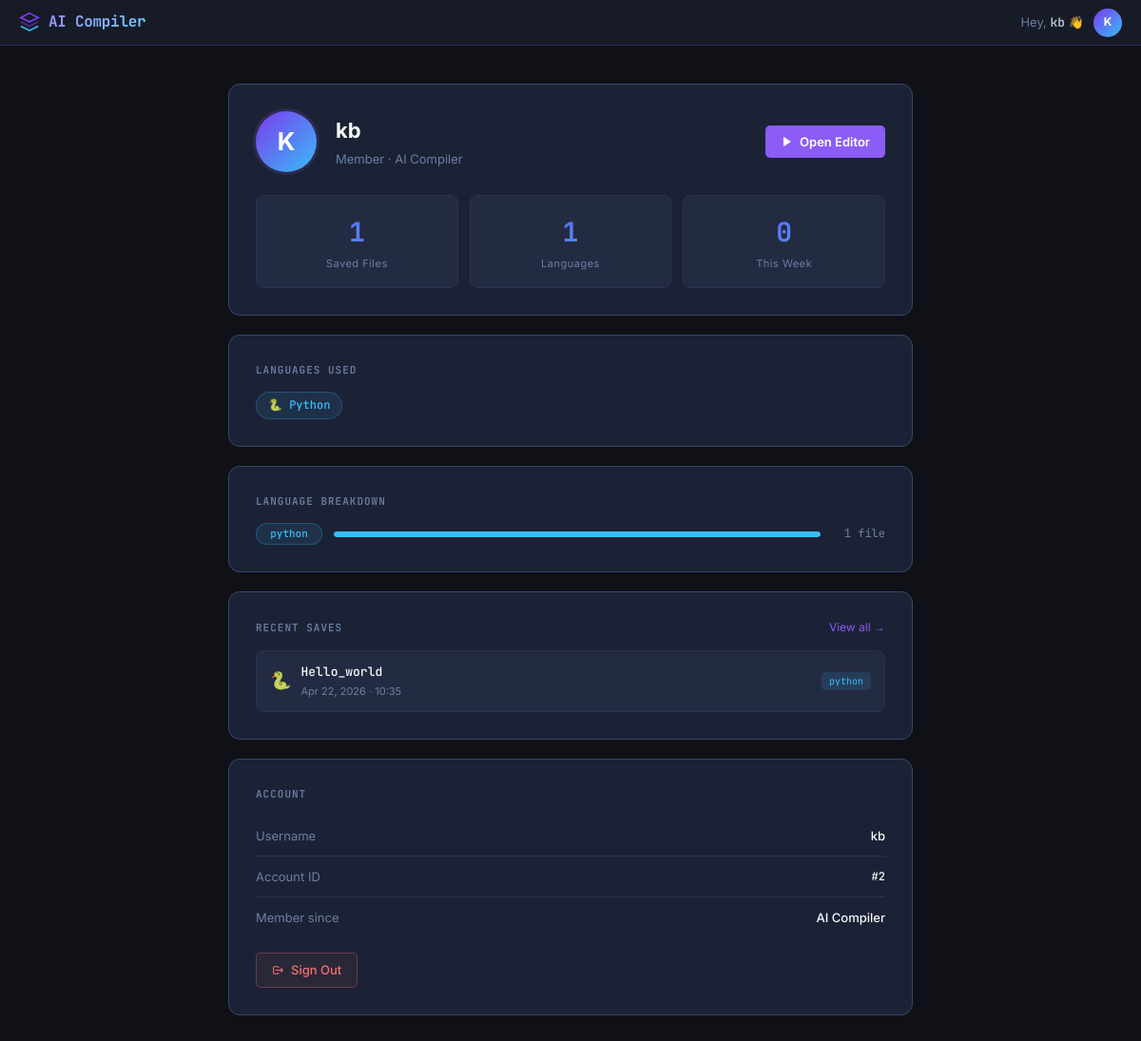
The page /profile (signed in) on the database its author committed.
### app/models.py (models this page shows)
class User(db.Model, UserMixin):
    id = db.Column(db.Integer, primary_key=True)
    username = db.Column(db.String(150), unique=True, nullable=False)
    password = db.Column(db.String(150), nullable=False)
    saved_codes = db.relationship('CodeHistory', backref='author', lazy=True)

class CodeHistory(db.Model):
    id = db.Column(db.Integer, primary_key=True)
    filename = db.Column(db.String(100), nullable=False)
    content = db.Column(db.Text, nullable=False)
    language = db.Column(db.String(20), nullable=False)
    timestamp = db.Column(db.DateTime, default=datetime.utcnow)
    user_id = db.Column(db.Integer, db.ForeignKey('user.id'), nullable=False)

### app/auth.py (the view)
@auth.route('/profile')
@login_required
def profile():
    from .models import CodeHistory
    from datetime import datetime, timedelta
    from collections import Counter
    codes = CodeHistory.query.filter_by(user_id=current_user.id).order_by(CodeHistory.timestamp.desc()).all()
    total_saved  = len(codes)
    lang_set     = list(set(c.language for c in codes))
    langs_used   = len(lang_set)
    week_ago     = datetime.utcnow() - timedelta(days=7)
    recent_count = sum(1 for c in codes if c.timestamp >= week_ago)
    recent_codes = codes[:5]
    lang_counts  = dict(Counter(c.language for c in codes))
    return render_template(
        'profile.html',
        total_saved   = total_saved,
        langs_used    = langs_used,
        recent_count  = recent_count,
        language_list = lang_set,
        recent_codes  = recent_codes,
        lang_counts   = lang_counts,
    )

### app/templates/profile.html (shortened to what this page needs)
{% extends "base.html" %}
{% block content %}
<div class="profile-shell">
<div class="profile-container">
    <div class="profile-card">
        <div class="profile-hero">
            <div class="profile-avatar">{{ current_user.username[0] | upper }}</div>
            <div class="profile-info">
                <h1>{{ current_user.username }}</h1>
                <p>Member · AI Compiler</p>
            </div>
            <a href="{{ url_for('compiler.index') }}" class="profile-action-btn" style="margin-left:auto;">
                <svg width="14" height="14" viewBox="0 0 24 24" fill="currentColor"><path d="M5 3l14 9-14 9V3z"/></svg>
                Open Editor
            </a>
        </div>
        <div class="stats-row">
            <div class="stat-box">
                <div class="stat-value">{{ total_saved }}</div>
                <div class="stat-label">Saved Files</div>
            </div>
            <div class="stat-box">
                <div class="stat-value">{{ langs_used }}</div>
                <div class="stat-label">Languages</div>
            </div>
            <div class="stat-box">
                <div class="stat-value">{{ recent_count }}</div>
                <div class="stat-label">This Week</div>
            </div>
        </div>
    </div>
    <div class="profile-card">
        <div class="section-title">Languages Used</div>
        {% if language_list %}
            <div class="lang-chips">
                {% for lang in language_list %}
                    <span class="lang-chip {{ lang }}">
                        {% if lang == 'python' %}🐍{% elif lang == 'c' %}⚡{% elif lang == 'java' %}☕{% else %}🔧{% endif %}
                        {{ lang | capitalize }}
                    </span>
                {% endfor %}
            </div>
        {% else %}
            <p class="profile-empty-note">No code saved yet. Head to the editor and save your first snippet!</p>
        {% endif %}
    </div>
    {% if language_list and total_saved > 0 %}
    <div class="profile-card">
        <div class="section-title">Language Breakdown</div>
        <div class="breakdown-list">
            {% for lang, count in lang_counts.items() %}
            <div class="breakdown-row">
                <span class="breakdown-label lang-chip {{ lang }}" style="padding:2px 10px;font-size:11px;">{{ lang }}</span>
                <div class="breakdown-bar-wrap">
                    <div class="breakdown-bar {{ lang }}" style="width: {{ (count / total_saved * 100) | int }}%;"></div>
                </div>
                <span class="breakdown-count">{{ count }} file{{ 's' if count != 1 }}</span>
            </div>
            {% endfor %}
        </div>
    </div>
    {% endif %}
    <div class="profile-card">
        <div style="display:flex;align-items:center;justify-content:space-between;margin-bottom:14px;">
            <div class="section-title" style="margin-bottom:0;">Recent Saves</div>
            {% if total_saved > 0 %}
            <a href="{{ url_for('compiler.history') }}" style="font-size:12px;color:var(--violet);text-decoration:none;">View all →</a>
            {% endif %}
        </div>
        {% if recent_codes %}
            <div class="recent-list">
                {% for code in recent_codes %}
                <a href="/?load={{ code.id }}" class="recent-item">
                    <div style="display:flex;align-items:center;gap:10px;">
                        <div class="recent-icon">
                            {% if code.language == 'python' %}🐍{% elif code.language == 'c' %}⚡{% elif code.language == 'java' %}☕{% else %}📄{% endif %}
                        </div>
                        <div>
                            <div class="recent-filename">{{ code.filename }}</div>
                            <div class="recent-meta">{{ code.timestamp.strftime('%b %d, %Y  ·  %H:%M') }}</div>
                        </div>
                    </div>
                    <span class="recent-badge {{ code.language }}">{{ code.language }}</span>
                </a>
                {% endfor %}
            </div>
        {% else %}
            <p class="profile-empty-note">Nothing saved yet. Write some code and hit <strong>Save</strong> in the editor.</p>
        {% endif %}
    </div>
    <div class="profile-card">
        <div class="section-title">Account</div>
        <div class="account-row">
            <div class="account-row-label">Username</div>
            <div class="account-row-value">{{ current_user.username }}</div>
        </div>
        <div class="account-row">
            <div class="account-row-label">Account ID</div>
            <div class="account-row-value" style="font-family:'JetBrains Mono',monospace;font-size:12px;">#{{ current_user.id }}</div>
        </div>
        <div class="account-row" style="border:none;">
            <div class="account-row-label">Member since</div>
            <div class="account-row-value">AI Compiler</div>
        </div>
        <div style="margin-top:16px;">
            <a href="{{ url_for('auth.logout') }}" class="logout-btn">
                <svg width="13" height="13" viewBox="0 0 24 24" fill="none" stroke="currentColor" stroke-width="2"><path d="M17 16l4-4m0 0l-4-4m4 4H7m6 4v1a2 2 0 01-2 2H5a2 2 0 01-2-2V7a2 2 0 012-2h6a2 2 0 012 2v1"/></svg>
                Sign Out
            </a>
        </div>
    </div>
</div>
</div>
{% endblock %}

### app/templates/base.html (shortened to what this page needs)
<!DOCTYPE html>
<html lang="en">
<head>
    <link rel="stylesheet" href="{{ url_for('static', filename='style.css') }}">
</head>
<body>
<nav class="navbar">
    <div class="nav-left">
        <a href="/" class="nav-logo">
            <svg width="22" height="22" viewBox="0 0 24 24" fill="none">
                <path d="M12 2L2 7l10 5 10-5-10-5z" stroke="#7c3aed" stroke-width="1.8" fill="none"/>
                <path d="M2 17l10 5 10-5" stroke="#38bdf8" stroke-width="1.8" fill="none"/>
                <path d="M2 12l10 5 10-5" stroke="#7c3aed" stroke-width="1.8" fill="none" opacity="0.5"/>
            </svg>
            <span class="nav-logo-text">AI Compiler</span>
        </a>
    </div>
    <div class="nav-right">
        {% if current_user.is_authenticated %}
            <span class="nav-greeting">Hey, <span class="nav-greeting-name">{{ current_user.username }}</span> 👋</span>
            <div class="avatar-wrap" id="avatarWrap">
                <div class="avatar" id="avatarBtn">
                    {{ current_user.username[0] | upper }}
                </div>
            </div>
        {% else %}
            <a href="{{ url_for('auth.login') }}" class="nav-link">Login</a>
            <a href="{{ url_for('auth.register') }}" class="nav-btn">Sign Up</a>
        {% endif %}
    </div>
</nav>
{% block content %}{% endblock %}
</body>
</html>

### app/templates/profile.html (style rules this page uses)
.profile-action-btn { display: flex; align-items: center; gap: 6px; background: var(--violet); color: #fff; padding: 7px 16px; border-radius: var(--radius-sm); font-size: 13px; font-weight: 600; text-decoration: none; transition: background 0.15s, transform 0.1s; white-space: nowrap; }
.breakdown-list { display: flex; flex-direction: column; gap: 12px; }
.breakdown-row { display: flex; align-items: center; gap: 12px; }
.breakdown-label { flex-shrink: 0; min-width: 70px; text-align: center; }
.breakdown-bar-wrap { flex: 1; height: 6px; background: var(--surface-3); border-radius: 3px; overflow: hidden; }
.breakdown-bar { height: 100%; border-radius: 3px; transition: width 0.8s ease; }
.breakdown-bar.python { background: var(--cyan); }
.breakdown-count { font-size: 12px; color: var(--text-3); min-width: 56px; text-align: right; font-family: 'JetBrains Mono', monospace; }
.recent-icon { font-size: 18px; flex-shrink: 0; }
.recent-badge.python { background:rgba(56,189,248,0.12); color:var(--cyan); border-color:rgba(56,189,248,0.3); }
.account-row { display: flex; align-items: center; justify-content: space-between; padding: 11px 0; border-bottom: 1px solid var(--border); }
.account-row-label { font-size: 13px; color: var(--text-3); }
.account-row-value { font-size: 13px; color: var(--text-1); font-weight: 500; }
.logout-btn { display: inline-flex; align-items: center; gap: 7px; padding: 7px 16px; border-radius: var(--radius-sm); font-size: 13px; font-weight: 500; color: var(--red); border: 1px solid rgba(248,113,113,0.3); background: rgba(248,113,113,0.06); text-decoration: none; transition: background 0.15s; }

### rows shown on the page
User: username "kb", username "K", id "2"
CodeHistory: language "Python", language "python", id "1", filename "Hello_world", timestamp "Apr 22, 2026 · 10:35"

### other values the page prints
{{ total_saved }} "1"
{{ langs_used }} "1"
{{ recent_count }} "0"
